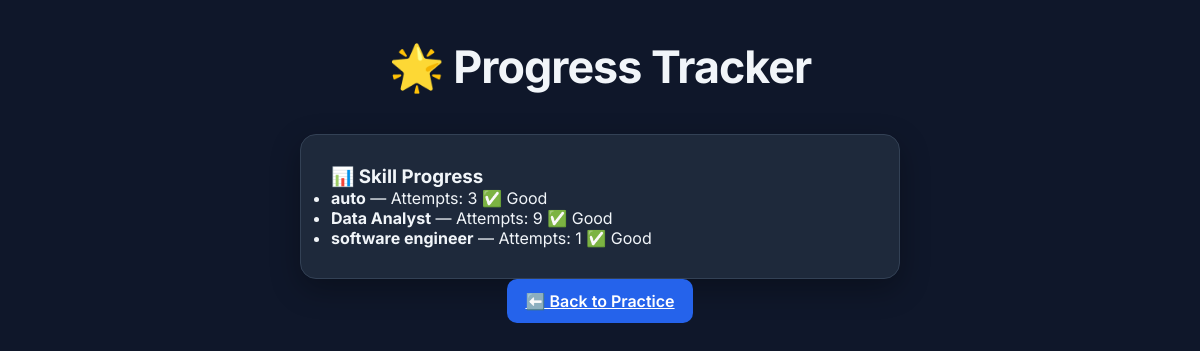
The page /progress (signed in) on the database as committed earlier.
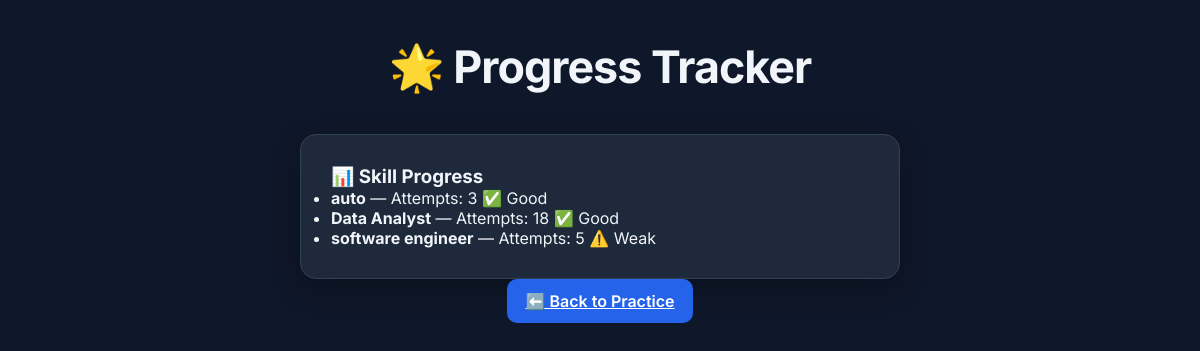
The same page on the database as committed later.
### models.py (models this page shows)
class SkillProgress(Base):
    __tablename__ = "skill_progress"
    id = Column(Integer, primary_key=True, index=True)
    user_id = Column(Integer, ForeignKey("users.id"))
    skill = Column(String)
    attempts = Column(Integer, default=0)
    weak = Column(Boolean, default=False)

### main.py (the view)
@app.get("/progress", response_class=HTMLResponse)
def progress_page(request: Request, db: Session = Depends(get_db)):
    user = get_current_user(request, db)
    if not user:
        return RedirectResponse("/login")
    skills = db.query(SkillProgress).filter(SkillProgress.user_id == user.id).all()
    return templates.TemplateResponse("progress.html", {"request": request, "username": user.username, "skills": skills})

### templates/progress.html (shortened to what this page needs)
<!DOCTYPE html>
<html lang="en">
<head>
  <link rel="stylesheet" href="/static/styles.css" />
</head>
<body>
  <h1>🌟 Progress Tracker</h1>
  <div class="card">
    <h3>📊 Skill Progress</h3>
    <ul>
      {% for skill in skills %}
        <li>
          <b>{{ skill.skill }}</b> — Attempts: {{ skill.attempts }}
          {% if skill.weak %} ⚠️ Weak {% else %} ✅ Good {% endif %}
        </li>
      {% endfor %}
    </ul>
  </div>
  <a href="/index" class="btn">⬅️ Back to Practice</a>
</body>
</html>

### static/styles.css (style rules this page uses)
:root { --primary: #2563eb; --primary-hover: #1d4ed8; --background: #0f172a; --surface: #1e293b; --surface-light: #334155; --text-main: #f1f5f9; --text-muted: #94a3b8; --border: #334155; --shadow: 0 10px 30px rgba(0,0,0,0.3); }
* { margin: 0; padding: 0; box-sizing: border-box; font-family: 'Inter', sans-serif; }
body { background: var(--background); color: var(--text-main); min-height: 100vh; padding: 40px 20px; display: flex; flex-direction: column; align-items: center; }
h1 { font-size: 2.8rem; font-weight: 700; margin-bottom: 40px; text-align: center; letter-spacing: -1px; }
.card, form#interview-form, #question-area, #feedback-area, .feature-card { background: var(--surface); border: 1px solid var(--border); border-radius: 16px; padding: 30px; box-shadow: var(--shadow); transition: all 0.25s ease; width: 100%; max-width: 600px; }
.btn, button { background: var(--primary); color: white; border: none; padding: 12px 18px; border-radius: 10px; font-weight: 600; cursor: pointer; transition: 0.2s ease; }

Rows that differ between the two databases and show on the page:
changed SkillProgress "Data Analyst": attempts "9" → "18"
changed SkillProgress "software engineer": attempts "1" → "5"; weak "✅ Good" → "⚠️ Weak"
